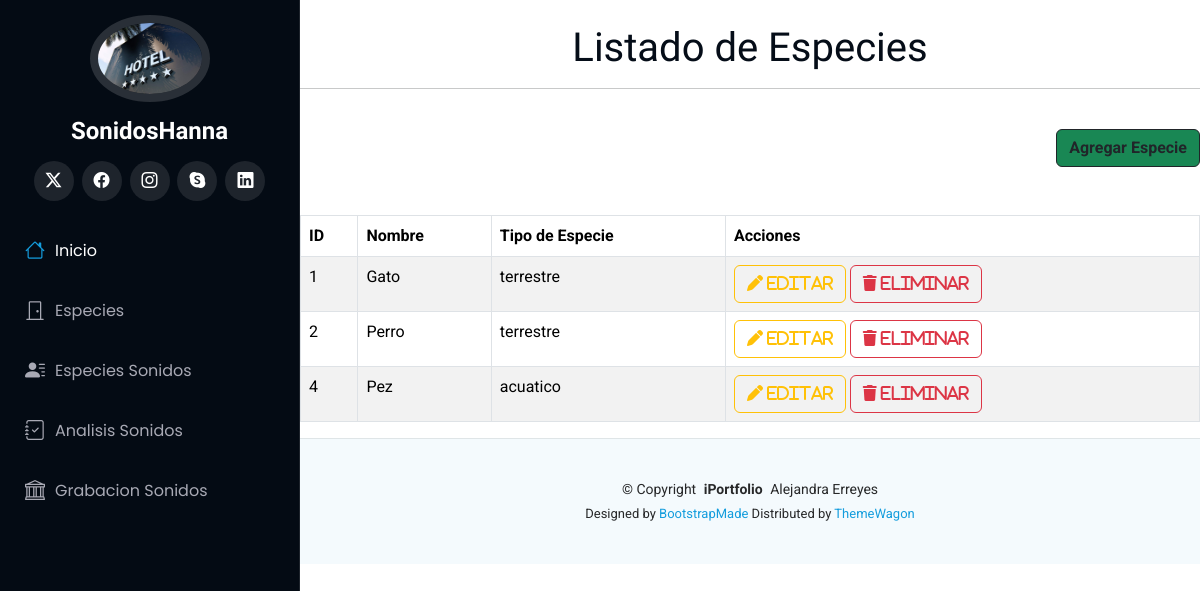
The page / on the database its author committed.
### Aplicaciones/Especies/models.py (models this page shows, shortened)
class Especie(models.Model):
    id = models.AutoField(primary_key=True)
    nombre = models.CharField(max_length=100)
    tipo_especie = models.CharField(max_length=100)

### Aplicaciones/Especies/views.py (the view)
# urls.py: path('', views.inicioEspecie),
def inicioEspecie(request):
    listadoEspecies = Especie.objects.all()
    return render(request, "inicioEspecie.html", {'especies': listadoEspecies})

### Aplicaciones/Especies/templates/inicioEspecie.html (shortened to what this page needs)
{% extends './plantilla.html' %}
{% block contenido %}
<br>
<h1 style="text-align: center;">Listado de Especies</h1>
<hr>
<br>
<div class="text-end">
    <a href="nuevaEspecie" class="btn btn-dark bg-success text-dark"><b>Agregar Especie</b></a>
</div>
<br><br>
<table class="table table-bordered table-striped table-hover">
    <thead class="bg-success">
        <tr>
            <th>ID</th>
            <th>Nombre</th>
            <th>Tipo de Especie</th>
            <th>Acciones</th>
        </tr>
    </thead>
    <tbody>
        {% for especie in especies %}
        <tr>
            <td>{{ especie.id }}</td>
            <td>{{ especie.nombre }}</td>
            <td>{{ especie.tipo_especie }}</td>
            <td>
                <a href="editarEspecie/{{ especie.id }}" class="btn btn-outline-warning">
                    <i class="fa fa-pen"> editar</i>
                </a>
                <a href="#" class="btn btn-outline-danger" onclick="confirmarEliminacion('{{ especie.id }}')">
                    <i class="fa fa-trash"> eliminar</i>
                </a>
            </td>
        </tr>
        {% endfor %}
    </tbody>
</table>
{% endblock %}

### SonidosAE/static/plantilla/Portafolio/assets/css/main.css (style rules this page uses)
:root { --default-font: "Roboto", system-ui, -apple-system, "Segoe UI", Roboto, "Helvetica Neue", Arial, "Noto Sans", "Liberation Sans", sans-serif, "Apple Color Emoji", "Segoe UI Emoji", "Segoe UI Symbol", "Noto Color Emoji"; --heading-font: "Raleway", sans-serif; --nav-font: "Poppins", sans-serif; }
:root { --background-color: #ffffff; --default-color: #272829; --heading-color: #050d18; --accent-color: #149ddd; --surface-color: #ffffff; --contrast-color: #ffffff; }
:root { --nav-color: #a8a9b4; --nav-hover-color: #ffffff; --nav-mobile-background-color: #040b14; --nav-dropdown-background-color: #040b14; --nav-dropdown-color: #a8a9b4; --nav-dropdown-hover-color: #ffffff; }
:root { scroll-behavior: smooth; }
body { color: var(--default-color); background-color: var(--background-color); font-family: var(--default-font); }
a { color: var(--accent-color); text-decoration: none; transition: 0.3s; }
h1, h2, h3, h4, h5, h6 { color: var(--heading-color); font-family: var(--heading-font); }

### rows shown on the page
Especie: id "1", nombre "Gato", tipo_especie "terrestre"
Especie: id "2", nombre "Perro", tipo_especie "terrestre"
Especie: id "4", nombre "Pez", tipo_especie "acuatico"
